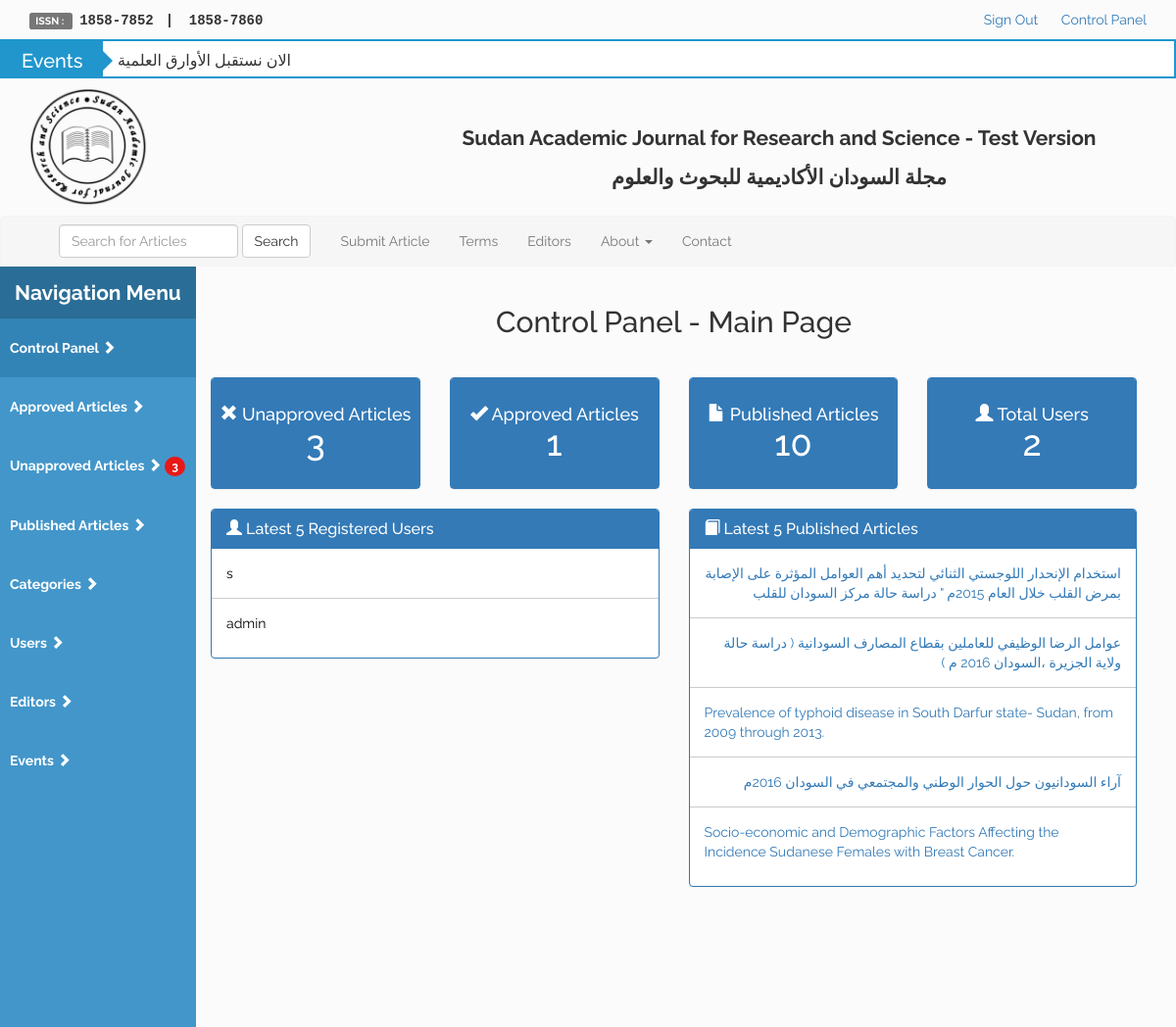
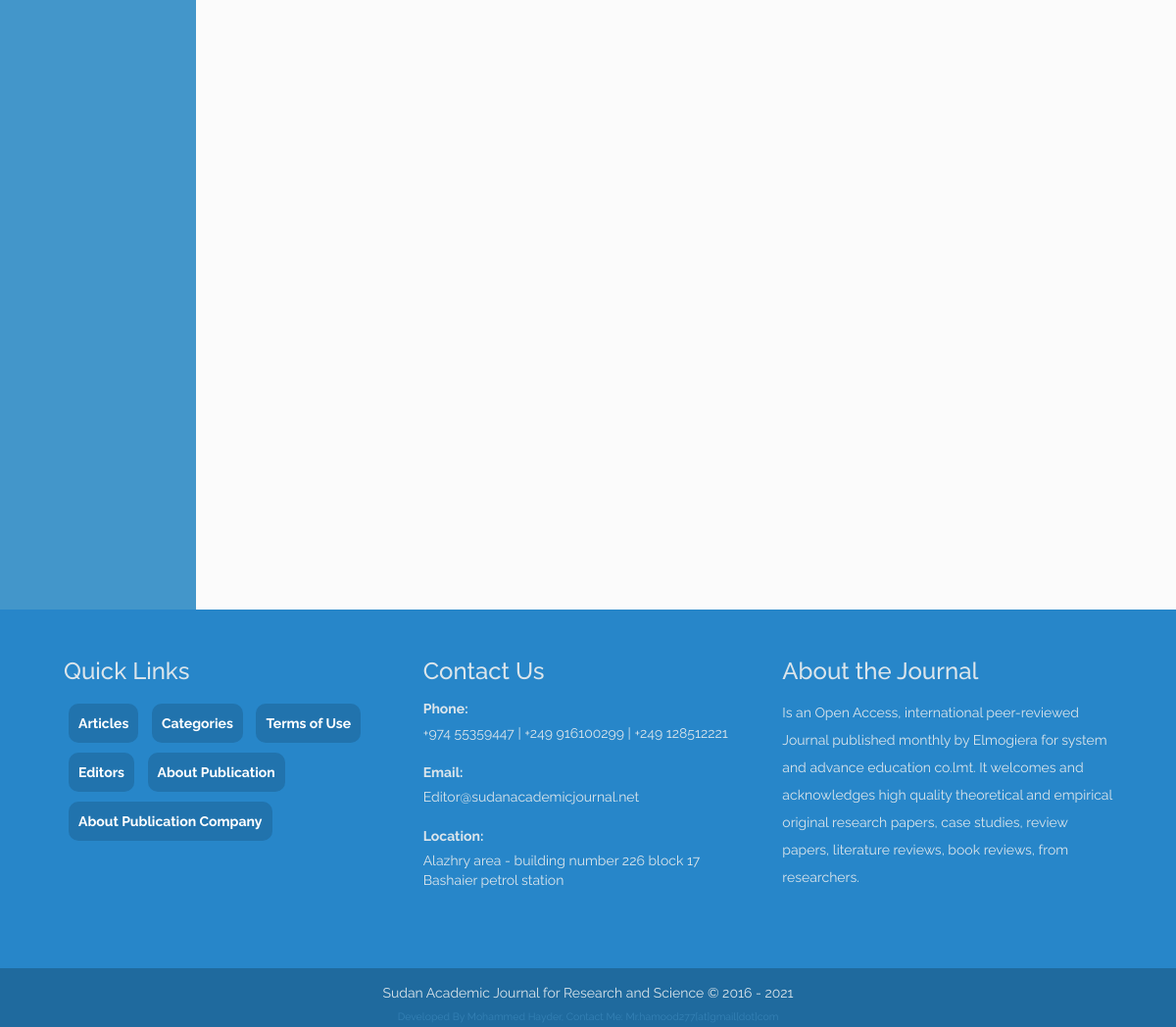
The app's page /control-panel/home.php?p=Main (signed in) with its own data (2 pictures, top to bottom).
### tables this page shows
CREATE TABLE `saj_events` (
  `event_id` int(11) NOT NULL COMMENT 'The Event Identification Number',
  `event_title` varchar(255) NOT NULL COMMENT 'The Event Title (Heading)',
  `event_details` text NOT NULL COMMENT 'The Event Details (Description)'
);

CREATE TABLE `saj_members` (
  `mem_id` int(11) NOT NULL COMMENT 'Member Identification Number (ID)',
  `mem_uname` varchar(100) NOT NULL COMMENT 'Member Login Name',
  `mem_pword` varchar(150) NOT NULL COMMENT 'Member Password',
  `mem_email` varchar(255) NOT NULL COMMENT 'Member Email',
  `mem_phone` varchar(20) NOT NULL COMMENT 'Member Phone Number',
  `mem_group` tinyint(1) NOT NULL DEFAULT 0 COMMENT 'Member Group [User = 0, Editor = 1, Admin = 2]',
  `mem_status` tinyint(1) DEFAULT 0 COMMENT 'Member Status [Not Activated = 0, Activated = 1]',
  `mem_hash` varchar(55) DEFAULT NULL COMMENT 'When member is newly registered hash will be sent to the given email and status = 0, and when they activate it the status = 1, hash = 0, and member can''t reset password unless status = 1 and hash = 0'
);

CREATE TABLE `saj_articles` (
  `art_id` int(11) NOT NULL COMMENT 'Article Identification Number (ID)',
  `art_title` varchar(255) NOT NULL COMMENT 'Article Title',
  `art_inst` varchar(255) DEFAULT NULL COMMENT 'Author Institution Name ',
  `art_dept` varchar(255) DEFAULT NULL COMMENT 'Author Department Name',
  `art_author` varchar(100) NOT NULL COMMENT 'Article Author Name',
  `art_co_authors` varchar(260) DEFAULT NULL COMMENT 'Article Co-Authors Names',
  `art_abstract` text NOT NULL COMMENT 'Article Abstract',
  `art_uploader` varchar(255) DEFAULT NULL COMMENT 'Article Uploader Name',
  `art_upload_date` varchar(30) NOT NULL COMMENT 'Article Uploaded date',
  `art_issue` varchar(70) DEFAULT NULL,
  `art_upload_dir` varchar(500) NOT NULL COMMENT 'Article Uploaded File Directory',
  `art_status` tinyint(1) NOT NULL DEFAULT 0 COMMENT 'Status of the Article [ Unapproved = 0 , Approved  = 1 , Published = 2]',
  `art_cat_id` int(11) DEFAULT NULL COMMENT 'Article Category ID'
);

### control-panel/src/init.php (called while the page is built, shortened)
<?php
require_once 'dbcon.php';
$layouts = 'includes/layouts/';
$functions = 'includes/functions/';
require_once $functions . 'public/active-nav-link.php';
require_once $functions . 'public/display-events.php';
require_once $functions . 'public/chkTxtDir.php';
require_once $layouts . 'header.php';

### control-panel/src/includes/functions/public/display-events.php (the view, shortened to what this page needs)
<?php
  function displayEvents() {
    require __DIR__ . '/../../../dbcon.php';
    $stmt = $con->prepare('SELECT * FROM saj_events');
    $stmt->execute();
    $rows = $stmt->fetchAll();
    if(!empty($rows)) {
      foreach ($rows as $row) {
        $eTitle   = $row['event_title'];
     echo '<li><a href="../index?p=events&title='.$eTitle.'">
      '.$eTitle.'
     </a></li>';
      }
    } else { echo
      '<li><a href="../index?p=events">Go to Events Page</a></li>';
    }
  }
?>

### control-panel/src/includes/functions/get/get-data.php (shortened to what this page needs)
<?php
	function getData($field, $table, $dataTitle, $orderby, $limit = 5, $emptMsg, $lastArts) {
		global $con;
		$getData = $con->prepare('SELECT '.$field.' FROM '.$table.' ORDER BY '.$orderby.' LIMIT '.$limit.'');
		$getData->execute();
		$data = $getData->fetchAll();
		if(!empty($data)) {
			foreach ($data as $datum) { ?>
			<li>
				<?php if($lastArts == true): ?>
					<a href="../articles?id=<?php echo $datum["art_id"] ?>">
						<?php chkTxtDir($datum[$dataTitle]) ?>
					</a>
				<?php else: ?>
					<a style="color:#000">
					</a>
				<?php endif ?>
			</li>
<?php }
		} else {
			echo
			'<h4 class="note note-warning text-center">
				'.$emptMsg.'
			</h4>';
		}
	}

### control-panel/src/includes/functions/public/chkTxtDir.php
<?php
function chkTxtDir($theText) {
	if (preg_match_all('/[\p{Arabic}]/u', $theText)) {
		echo '<div class="rtl">'.$theText.'</div>';
	} else {
		echo $theText;
	}
}

### records on screen
saj_events: event_title "الان نستقبل الأوارق العلمية"
saj_members: mem_uname "s"
saj_members: mem_uname "admin"
saj_articles: art_title "استخدام الإنحدار اللوجستي الثنائي لتحديد أهم العوامل المؤثرة على الإصابة بمرض القلب خلال العام 2015م \" دراسة حالة مركز السودان للقلب"
saj_articles: art_title "عوامل الرضا الوظيفي للعاملين بقطاع المصارف السودانية ( دراسة حالة ولاية الجزيرة ،السودان 2016 م )"
saj_articles: art_title "Prevalence of typhoid disease in South Darfur state- Sudan, from 2009 through 2013."
saj_articles: art_title "آراء السودانيون حول الحوار الوطني والمجتمعي في السودان 2016م"
saj_articles: art_title "Socio-economic and Demographic Factors Affecting the Incidence Sudanese Females with Breast Cancer."

### other values on screen
$count "3"
$statistics "3 1 10 2"
$latestNum "5"
